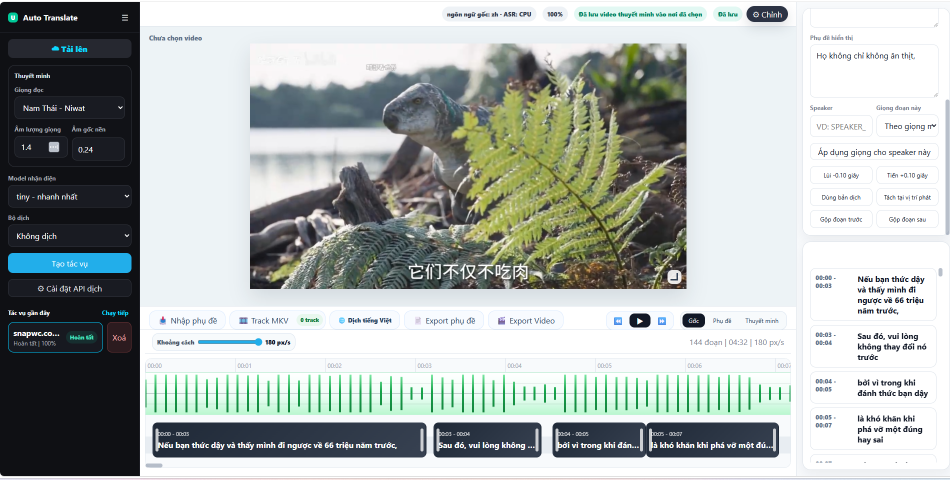
#> input picture image.png, 1900 x 959 px (shown at 1/2 size); its folder holds only this picture in this run
$ python -i ocr_blur.py   (imports and definitions only)
#> lines starting #> are read from the running program, lines starting #| are printed output that depends on the picture; after the words box and inside, x2 and y2 are one past the last pixel; in counts of white or black regions, pixels touching at a corner belong together
#> further down, picture is the input picture: shape (959, 1900, 3); mean B, G, R 175.9, 178.3, 172.1
from __future__ import annotations

import os
import shutil
import subprocess
from pathlib import Path
from typing import Callable

from app.config import PROJECT_ROOT, RenderConfig
from app.core.exceptions import DependencyError, ProcessError
from app.media.ffmpeg import ensure_binary


Box = tuple[int, int, int, int]


# [92 lines that did not run here, left out]


# [95 lines that did not run here, left out]


# [5 lines that did not run here, left out]


def _prepare_ocr_frame(scan_frame):
    cv2 = _load_cv2()
    frame_height, frame_width = scan_frame.shape[:2]
#> frame_height = 959; frame_width = 1900
    scale = 1.0
    if frame_width < 1600:
        scale = min(2.0, 1600 / max(1, frame_width))
        scan_frame = cv2.resize(scan_frame, None, fx=scale, fy=scale, interpolation=cv2.INTER_CUBIC)
    gray = cv2.cvtColor(scan_frame, cv2.COLOR_BGR2GRAY)
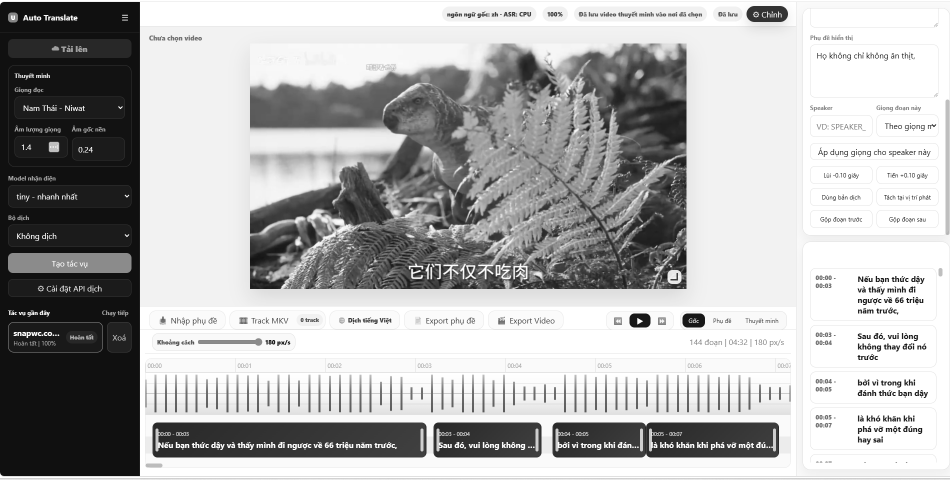
#> gray: shape (959, 1900) (shown at 1/2 size); min 12, max 255, mean 176.3
    gray = cv2.GaussianBlur(gray, (3, 3), 0)
    threshold = cv2.adaptiveThreshold(
        gray,
        255,
        cv2.ADAPTIVE_THRESH_GAUSSIAN_C,
        cv2.THRESH_BINARY,
        31,
        9,
    )
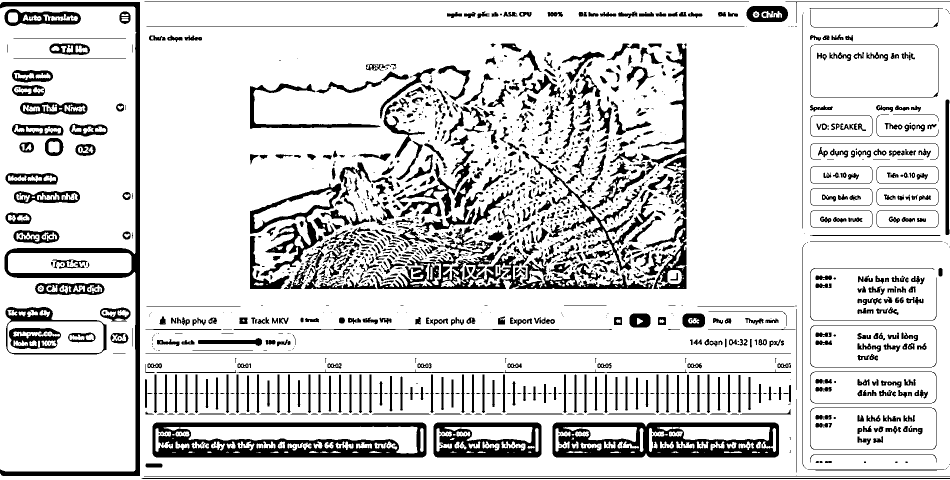
#> threshold: shape (959, 1900) (shown at 1/2 size); 84.1% white; 1681 black regions (777 under 20 px), largest, box (x1, y1, x2, y2) and area: (305, 845, 853, 915) 20333, (0, 4, 280, 952) 18895, (1105, 845, 1558, 915) 18821
    return threshold, scale


# [38 lines that did not run here, left out]


# [85 lines that did not run here, left out]


def _active_index_groups(scores, threshold: int, min_length: int = 1, gap_tolerance: int = 0) -> list[tuple[int, int]]:
    groups: list[tuple[int, int]] = []
    start: int | None = None
    last_active: int | None = None
    for index, value in enumerate(scores):
        if int(value) >= threshold:
            if start is None:
                start = index
            last_active = index
            continue
        if start is not None and last_active is not None and index - last_active <= gap_tolerance:
            continue
        if start is not None and last_active is not None and last_active + 1 - start >= min_length:
            groups.append((start, last_active + 1))
        start = None
        last_active = None
    if start is not None and last_active is not None and last_active + 1 - start >= min_length:
        groups.append((start, last_active + 1))
    return groups


def _merge_index_groups(groups: list[tuple[int, int]], max_gap: int) -> list[tuple[int, int]]:
    if not groups:
        return []
    merged: list[tuple[int, int]] = [groups[0]]
    for start, end in groups[1:]:
        previous_start, previous_end = merged[-1]
        if start - previous_end <= max_gap:
            merged[-1] = (previous_start, max(previous_end, end))
        else:
            merged.append((start, end))
    return merged


def _box_overlap_ratio(first: Box, second: Box) -> float:
    x1 = max(first[0], second[0])
    y1 = max(first[1], second[1])
    x2 = min(first[2], second[2])
    y2 = min(first[3], second[3])
    if x2 <= x1 or y2 <= y1:
        return 0.0
    overlap = (x2 - x1) * (y2 - y1)
    first_area = max(1, (first[2] - first[0]) * (first[3] - first[1]))
    second_area = max(1, (second[2] - second[0]) * (second[3] - second[1]))
    return overlap / min(first_area, second_area)


def _is_plausible_text_box(box_width: int, box_height: int, frame_width: int, frame_height: int) -> bool:
    if box_width < max(8, frame_width * 0.006) or box_height < max(8, frame_height * 0.012):
        return False
    if box_width > frame_width * 0.92 or box_height > frame_height * 0.22:
        return False
    return True


# [21 lines that did not run here, left out]


# [35 lines that did not run here, left out]


def _merge_visual_text_components(boxes: list[Box], frame_width: int, frame_height: int, padding: int) -> list[Box]:
    if not boxes:
        return []
    boxes = sorted(boxes, key=lambda box: ((box[1] + box[3]) / 2, box[0]))
    line_threshold = max(16, int(frame_height * 0.04))
    lines: list[list[Box]] = []
    for box in boxes:
        center_y = (box[1] + box[3]) / 2
        for line in lines:
            line_center_y = sum((item[1] + item[3]) / 2 for item in line) / len(line)
            if abs(center_y - line_center_y) <= line_threshold:
                line.append(box)
                break
        else:
            lines.append([box])

    candidates: list[tuple[float, Box, float]] = []
    min_line_width = max(120, int(frame_width * 0.16))
    for line in lines:
        if len(line) < 5:
            continue
        x1 = min(box[0] for box in line)
        y1 = min(box[1] for box in line)
        x2 = max(box[2] for box in line)
        y2 = max(box[3] for box in line)
        line_width = x2 - x1
        center_y = (y1 + y2) / 2
        if line_width < min_line_width or center_y < frame_height * 0.58:
            continue
        median_height = sorted(box[3] - box[1] for box in line)[len(line) // 2]
        extra_x = max(padding * 2, int(frame_width * 0.02))
        extra_y = max(padding * 2, int(median_height * 1.1), int(frame_height * 0.024))
        box = _clip_box(x1 - extra_x, y1 - extra_y, x2 + extra_x, y2 + extra_y, frame_width, frame_height)
        score = len(line) * 16 + line_width / 8 + center_y / 6
        candidates.append((score, box, center_y))
    if not candidates:
        return []
    candidates.sort(key=lambda item: item[0], reverse=True)
    best_score, _, best_center_y = candidates[0]
    selected: list[Box] = []
    for score, box, center_y in candidates:
        if len(selected) >= 2:
            break
        if score < best_score * 0.48:
            continue
        if abs(center_y - best_center_y) > frame_height * 0.13:
            continue
        selected.append(box)
    return sorted(selected, key=lambda box: box[1])


def _merge_overlapping_boxes(boxes: list[Box], frame_width: int, frame_height: int) -> list[Box]:
    merged: list[Box] = []
    for box in sorted(boxes, key=lambda item: (item[1], item[0])):
        for index, existing in enumerate(merged):
            if _boxes_close(existing, box, frame_width, frame_height):
                merged[index] = _clip_box(
                    min(existing[0], box[0]),
                    min(existing[1], box[1]),
                    max(existing[2], box[2]),
                    max(existing[3], box[3]),
                    frame_width,
                    frame_height,
                )
                break
        else:
            merged.append(box)
    return merged


def _boxes_close(first: Box, second: Box, frame_width: int, frame_height: int) -> bool:
    horizontal_gap = max(0, max(first[0], second[0]) - min(first[2], second[2]))
    vertical_gap = max(0, max(first[1], second[1]) - min(first[3], second[3]))
    vertical_overlap = min(first[3], second[3]) - max(first[1], second[1])
    return (
        vertical_gap <= frame_height * 0.025
        and horizontal_gap <= frame_width * 0.08
        and vertical_overlap > -frame_height * 0.01
    )


def _blur_roi(frame, x1: int, y1: int, x2: int, y2: int, kernel_size: int) -> None:
    cv2 = _load_cv2()
    if x2 <= x1 or y2 <= y1:
        return
    safe_kernel = max(21, int(kernel_size) | 1)
    roi = frame[y1:y2, x1:x2]
    if roi.size == 0:
        return
    blurred = roi
    for _ in range(3):
        blurred = cv2.GaussianBlur(blurred, (safe_kernel, safe_kernel), 0)
    frame[y1:y2, x1:x2] = blurred


def _clip_box(x1: int, y1: int, x2: int, y2: int, frame_width: int, frame_height: int) -> Box:
    return (
        max(0, min(x1, frame_width - 1)),
        max(0, min(y1, frame_height - 1)),
        max(1, min(x2, frame_width)),
        max(1, min(y2, frame_height)),
    )


def _load_cv2():
    try:
        import cv2
    except ImportError as exc:
        raise DependencyError("Chưa cài opencv-python. Hãy chạy lại install_all.bat để dùng OCR Gaussian Blur.") from exc
    return cv2


# [24 lines left out: function _load_pytesseract, not called in this run]

>>> import cv2
>>> picture = cv2.imread('../../image.png')
>>> result = _prepare_ocr_frame(picture)
